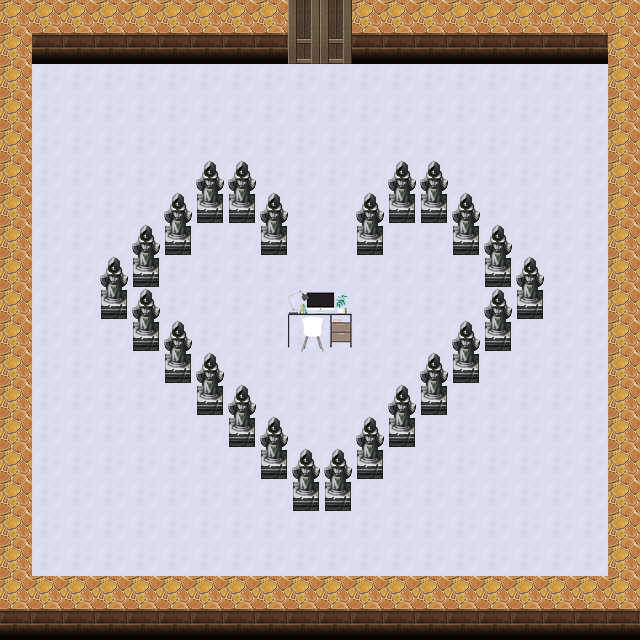

A 2D game scene composited from a Tiled map and its tileset images. What follows is a short description and the map's XML, with every tile layer's data as written:
An orthogonal 20x20 tile map with 32x32 px tiles, 5 tile layers (Collision, OutCollision, Floor, Wall, ...), 3 tilesets.

<map version="1.2" tiledversion="1.2.5" orientation="orthogonal" renderorder="right-down" width="20" height="20" tilewidth="32" tileheight="32" infinite="0" nextlayerid="7" nextobjectid="1">
 <tileset firstgid="1" name="素材整合版" tilewidth="32" tileheight="32" tilecount="1024" columns="32">
  <image source="素材整合版.png" width="1024" height="1024" />
 </tileset>
 <tileset firstgid="1025" name="computer_desk322" tilewidth="32" tileheight="32" tilecount="4" columns="2">
  <image source="computer_desk322.png" width="64" height="64" />
 </tileset>
 <tileset firstgid="1029" name="collision_detection" tilewidth="32" tileheight="32" tilecount="576" columns="24">
  <image source="collision_detection.png" width="768" height="768" />
 </tileset>
 <layer id="5" name="Collision" width="20" height="20">
  <data encoding="csv">
0,0,0,0,0,0,0,0,0,0,0,0,0,0,0,0,0,0,0,0,
0,0,0,0,0,0,0,0,0,0,0,0,0,0,0,0,0,0,0,0,
0,0,0,0,0,0,0,0,0,0,0,0,0,0,0,0,0,0,0,0,
0,0,0,0,0,0,0,0,0,0,0,0,0,0,0,0,0,0,0,0,
0,0,0,0,0,0,0,0,0,0,0,0,0,0,0,0,0,0,0,0,
0,0,0,0,0,0,0,0,0,0,0,0,0,0,0,0,0,0,0,0,
0,0,0,0,0,0,0,0,0,0,0,0,0,0,0,0,0,0,0,0,
0,0,0,0,0,0,0,0,0,0,0,0,0,0,0,0,0,0,0,0,
0,0,0,0,0,0,0,0,0,0,0,0,0,0,0,0,0,0,0,0,
0,0,0,0,0,0,0,0,0,0,0,0,0,0,0,0,0,0,0,0,
0,0,0,0,0,0,0,0,0,0,0,0,0,0,0,0,0,0,0,0,
0,0,0,0,0,0,0,0,0,0,0,0,0,0,0,0,0,0,0,0,
0,0,0,0,0,0,0,0,0,0,0,0,0,0,0,0,0,0,0,0,
0,0,0,0,0,0,0,0,0,0,0,0,0,0,0,0,0,0,0,0,
0,0,0,0,0,0,0,0,0,0,0,0,0,0,0,0,0,0,0,0,
0,0,0,0,0,0,0,0,0,0,0,0,0,0,0,0,0,0,0,0,
0,0,0,0,0,0,0,0,0,0,0,0,0,0,0,0,0,0,0,0,
0,0,0,0,0,0,0,0,0,0,0,0,0,0,0,0,0,0,0,0,
0,0,0,0,0,0,0,0,0,0,0,0,0,0,0,0,0,0,0,0,
0,0,0,0,0,0,0,0,0,0,0,0,0,0,0,0,0,0,0,0
</data>
 </layer>
 <layer id="6" name="OutCollision" width="20" height="20">
  <data encoding="csv">
0,0,0,0,0,0,0,0,0,0,0,0,0,0,0,0,0,0,0,0,
0,0,0,0,0,0,0,0,0,0,0,0,0,0,0,0,0,0,0,0,
0,0,0,0,0,0,0,0,0,0,0,0,0,0,0,0,0,0,0,0,
0,0,0,0,0,0,0,0,0,0,0,0,0,0,0,0,0,0,0,0,
0,0,0,0,0,0,0,0,0,0,0,0,0,0,0,0,0,0,0,0,
0,0,0,0,0,0,0,0,0,0,0,0,0,0,0,0,0,0,0,0,
0,0,0,0,0,0,0,0,0,0,0,0,0,0,0,0,0,0,0,0,
0,0,0,0,0,0,0,0,0,0,0,0,0,0,0,0,0,0,0,0,
0,0,0,0,0,0,0,0,0,0,0,0,0,0,0,0,0,0,0,0,
0,0,0,0,0,0,0,0,0,8,8,0,0,0,0,0,0,0,0,0,
0,0,0,0,0,0,0,0,0,8,8,0,0,0,0,0,0,0,0,0,
0,0,0,0,0,0,0,0,0,0,0,0,0,0,0,0,0,0,0,0,
0,0,0,0,0,0,0,0,0,0,0,0,0,0,0,0,0,0,0,0,
0,0,0,0,0,0,0,0,0,0,0,0,0,0,0,0,0,0,0,0,
0,0,0,0,0,0,0,0,0,0,0,0,0,0,0,0,0,0,0,0,
0,0,0,0,0,0,0,0,0,0,0,0,0,0,0,0,0,0,0,0,
0,0,0,0,0,0,0,0,0,0,0,0,0,0,0,0,0,0,0,0,
0,0,0,0,0,0,0,0,0,0,0,0,0,0,0,0,0,0,0,0,
0,0,0,0,0,0,0,0,0,0,0,0,0,0,0,0,0,0,0,0,
0,0,0,0,0,0,0,0,0,0,0,0,0,0,0,0,0,0,0,0
</data>
 </layer>
 <layer id="2" name="Floor" width="20" height="20">
  <data encoding="csv">
0,0,0,0,0,0,0,0,0,0,0,0,0,0,0,0,0,0,0,0,
0,0,0,0,0,0,0,0,0,0,0,0,0,0,0,0,0,0,0,0,
0,426,426,426,426,426,426,426,426,426,426,426,426,426,426,426,426,426,426,0,
0,426,426,426,426,426,426,426,426,426,426,426,426,426,426,426,426,426,426,0,
0,426,426,426,426,426,426,426,426,426,426,426,426,426,426,426,426,426,426,0,
0,426,426,426,426,426,426,426,426,426,426,426,426,426,426,426,426,426,426,0,
0,426,426,426,426,426,426,426,426,426,426,426,426,426,426,426,426,426,426,0,
0,426,426,426,426,426,426,426,426,426,426,426,426,426,426,426,426,426,426,0,
0,426,426,426,426,426,426,426,426,426,426,426,426,426,426,426,426,426,426,0,
0,426,426,426,426,426,426,426,426,426,426,426,426,426,426,426,426,426,426,0,
0,426,426,426,426,426,426,426,426,426,426,426,426,426,426,426,426,426,426,0,
0,426,426,426,426,426,426,426,426,426,426,426,426,426,426,426,426,426,426,0,
0,426,426,426,426,426,426,426,426,426,426,426,426,426,426,426,426,426,426,0,
0,426,426,426,426,426,426,426,426,426,426,426,426,426,426,426,426,426,426,0,
0,426,426,426,426,426,426,426,426,426,426,426,426,426,426,426,426,426,426,0,
0,426,426,426,426,426,426,426,426,426,426,426,426,426,426,426,426,426,426,0,
0,426,426,426,426,426,426,426,426,426,426,426,426,426,426,426,426,426,426,0,
0,426,426,426,426,426,426,426,426,426,426,426,426,426,426,426,426,426,426,0,
0,0,0,0,0,0,0,0,0,0,0,0,0,0,0,0,0,0,0,0,
0,0,0,0,0,0,0,0,0,0,0,0,0,0,0,0,0,0,0,0
</data>
 </layer>
 <layer id="1" name="Wall" width="20" height="20">
  <data encoding="csv">
66,66,66,66,66,66,66,66,66,493,493,66,66,66,66,66,66,66,66,66,
66,98,98,98,98,98,98,98,98,525,525,98,98,98,98,98,98,98,98,66,
66,0,0,0,0,0,0,0,0,0,0,0,0,0,0,0,0,0,0,66,
66,0,0,0,0,0,0,0,0,0,0,0,0,0,0,0,0,0,0,66,
66,0,0,0,0,0,0,0,0,0,0,0,0,0,0,0,0,0,0,66,
66,0,0,0,0,0,520,520,0,0,0,0,520,520,0,0,0,0,0,66,
66,0,0,0,0,520,552,552,520,0,0,520,552,552,520,0,0,0,0,66,
66,0,0,0,520,552,0,0,552,0,0,552,0,0,552,520,0,0,0,66,
66,0,0,520,552,0,0,0,0,0,0,0,0,0,0,552,520,0,0,66,
66,0,0,552,520,0,0,0,0,0,0,0,0,0,0,520,552,0,0,66,
66,0,0,0,552,520,0,0,0,0,0,0,0,0,520,552,0,0,0,66,
66,0,0,0,0,552,520,0,0,0,0,0,0,520,552,0,0,0,0,66,
66,0,0,0,0,0,552,520,0,0,0,0,520,552,0,0,0,0,0,66,
66,0,0,0,0,0,0,552,520,0,0,520,552,0,0,0,0,0,0,66,
66,0,0,0,0,0,0,0,552,520,520,552,0,0,0,0,0,0,0,66,
66,0,0,0,0,0,0,0,0,552,552,0,0,0,0,0,0,0,0,66,
66,0,0,0,0,0,0,0,0,0,0,0,0,0,0,0,0,0,0,66,
66,0,0,0,0,0,0,0,0,0,0,0,0,0,0,0,0,0,0,66,
66,66,66,66,66,66,66,66,66,66,66,66,66,66,66,66,66,66,66,66,
98,98,98,98,98,98,98,98,98,98,98,98,98,98,98,98,98,98,98,98
</data>
 </layer>
 <layer id="4" name="Computer" width="20" height="20">
  <data encoding="csv">
0,0,0,0,0,0,0,0,0,0,0,0,0,0,0,0,0,0,0,0,
0,0,0,0,0,0,0,0,0,0,0,0,0,0,0,0,0,0,0,0,
0,0,0,0,0,0,0,0,0,0,0,0,0,0,0,0,0,0,0,0,
0,0,0,0,0,0,0,0,0,0,0,0,0,0,0,0,0,0,0,0,
0,0,0,0,0,0,0,0,0,0,0,0,0,0,0,0,0,0,0,0,
0,0,0,0,0,0,0,0,0,0,0,0,0,0,0,0,0,0,0,0,
0,0,0,0,0,0,0,0,0,0,0,0,0,0,0,0,0,0,0,0,
0,0,0,0,0,0,0,0,0,0,0,0,0,0,0,0,0,0,0,0,
0,0,0,0,0,0,0,0,0,0,0,0,0,0,0,0,0,0,0,0,
0,0,0,0,0,0,0,0,0,1025,1026,0,0,0,0,0,0,0,0,0,
0,0,0,0,0,0,0,0,0,1027,1028,0,0,0,0,0,0,0,0,0,
0,0,0,0,0,0,0,0,0,0,0,0,0,0,0,0,0,0,0,0,
0,0,0,0,0,0,0,0,0,0,0,0,0,0,0,0,0,0,0,0,
0,0,0,0,0,0,0,0,0,0,0,0,0,0,0,0,0,0,0,0,
0,0,0,0,0,0,0,0,0,0,0,0,0,0,0,0,0,0,0,0,
0,0,0,0,0,0,0,0,0,0,0,0,0,0,0,0,0,0,0,0,
0,0,0,0,0,0,0,0,0,0,0,0,0,0,0,0,0,0,0,0,
0,0,0,0,0,0,0,0,0,0,0,0,0,0,0,0,0,0,0,0,
0,0,0,0,0,0,0,0,0,0,0,0,0,0,0,0,0,0,0,0,
0,0,0,0,0,0,0,0,0,0,0,0,0,0,0,0,0,0,0,0
</data>
 </layer>
</map>
